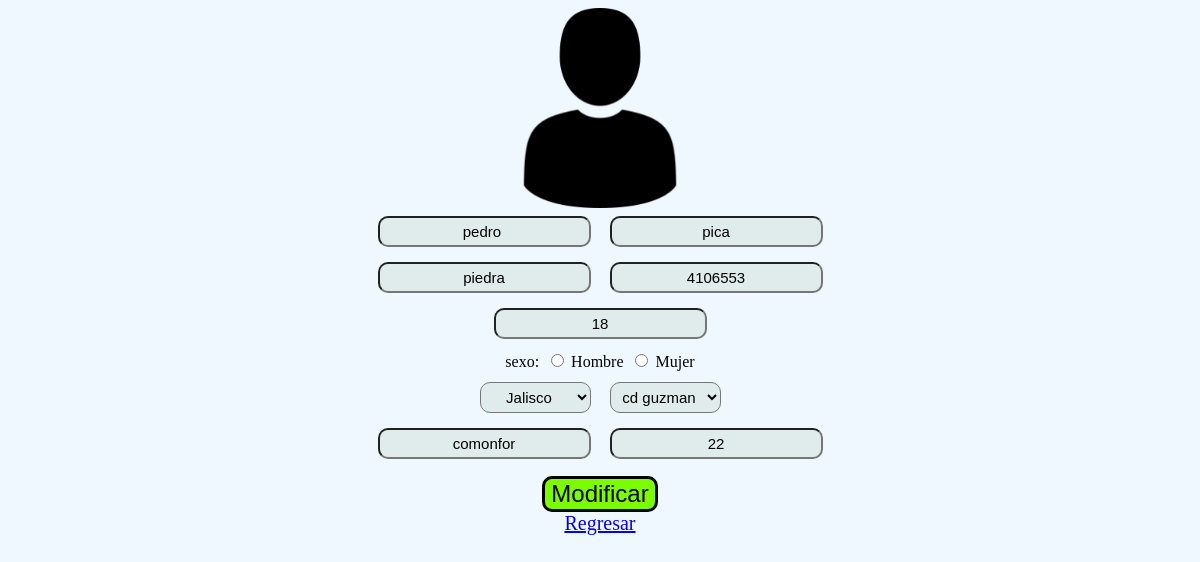
The app's page /doctor/modificarDoctor.php (signed in) with its own data.
### tables this page shows
CREATE TABLE `doctor` (
  `id_doctor` int(11) NOT NULL,
  `nombre` varchar(30) DEFAULT NULL,
  `paterno` varchar(15) DEFAULT NULL,
  `materno` varchar(15) DEFAULT NULL,
  `edad` int(11) DEFAULT NULL,
  `sexo` varchar(10) DEFAULT NULL,
  `estado` varchar(20) DEFAULT NULL,
  `ciudad` varchar(30) DEFAULT NULL,
  `calle` varchar(40) DEFAULT NULL,
  `numero` int(11) DEFAULT NULL,
  `correo` varchar(50) DEFAULT NULL,
  `pass` varchar(20) DEFAULT NULL,
  `telefono` varchar(15) DEFAULT NULL
);

### doctor/modificarDoctor.php (the view, shortened to what this page needs)
<?php
    $usuario=$_SESSION['usuario'];
    include "../conexion.php";
    $consulta = "SELECT*FROM doctor WHERE correo='$usuario'";
    $resultado=mysqli_query($conexion,$consulta);
    $row = mysqli_fetch_array($resultado);
    $nombre = $row['nombre'];
    $paterno = $row['paterno'];
    $materno = $row['materno'];
    $edad = $row['edad'];
    $sexo = $row['sexo'];
    $calle = $row['calle'];
    $numero = $row['numero'];
    $telefono = $row['telefono'];
?>
<!DOCTYPE html>
<html lang="es">
<head>
    <link rel="stylesheet" href="../../css/doctor/modificarDoctor.css">
</head>
<body>
    <form action="modificarDoctor.php?id=<?php echo $_GET['id']; ?>" method="POST" onsubmit="return modificar();">
        <div class="title">
            <img src="../../img/usuario-hombre.png" alt="">
        </div>
        <section class="doctor">
            <div >
                <input id="nombre" class="texto" type="text" placeholder="Nombre" name="nombre"
                value="<?php echo $nombre?>">
                <input id="materno" class="texto" type="text" placeholder="Apellido Materno" name="materno"
                value="<?php echo $materno;?>">
            </div>
            <div>
                <input id="paterno" class="texto" type="text" placeholder="Apellido Paterno" name="paterno"
                value="<?php echo $paterno;?>">
                <input id="telefono" class="texto" type="text" placeholder="Telefono" name="telefono"
                value="<?php echo $telefono;?>">
            </div>
        </section>
        <div class="edad">
            <input id="edad" class="texto" type="text" placeholder="Edad" name="edad"
            value="<?php echo $edad;?>">
        </div>
        <div class="sexo">
            <label for="">sexo:
                <input id="sexo" class="texto"type="radio" name="sexo" value="Hombre"
                value="<?php echo $sexo;?>">Hombre
                <input id="sexo" class="texto" type="radio" name="sexo" value="Mujer"
                value="<?php echo $sexo;?>">Mujer
            </label>
        </div>
        <section class="estado">
            <div>
                <select class="texto" name="estado" id="estado">
                    <option value="jalisco">Jalisco</option>
                </select>
                <select class="texto" name="ciudad" id="ciudad">
                    <option value="cd guzman">cd guzman</option>
                </select>
            </div>
        </section>
        <section class="demas">
            <div class="calle">
                <input id="calle" class="texto" type="text" placeholder="Calle de la ciudad" name="calle"
                value="<?php echo $calle;?>">
                <input id="numero" class="texto" type="text" placeholder="Numero de la calle" name="numero"
                value="<?php echo $numero;?>">
            </div>
            <input id="modificar" class="boton"type="submit" value="Modificar" name="boton">
            <a href="./gestionarDoctor.php">Regresar</a>
        </section>
    </form>
    </body>
</html>

### css/doctor/modificarDoctor.css (style rules this page uses)
body { display: grid; grid-template: auto/ 1fr; background-color: aliceblue; grid-gap: 1em; }
.title { grid-column-start: 1; grid-column-end: 2; display: grid; justify-items: center; }
.doctor { grid-column-start: 1; grid-column-end: 2; display: grid; justify-items: center; }
.edad { grid-column-start: 1; grid-column-end: 2; display: grid; justify-items: center; }
.sexo { grid-column-start: 1; grid-column-end: 2; display: grid; justify-items: center; }
.estado { grid-column-start: 1; grid-column-end: 2; display: grid; justify-items: center; }
.demas { grid-column-start: 1; grid-column-end: 2; display: grid; justify-items: center; }
.texto { font-size: 15px; padding: 5px; color: black; background-color: hsl(180, 20%, 90%); text-align: center; margin:0.5em; border-radius: 10px; }
img { margin: auto; height: 200px; width: 200px; }
.boton { color: black; background-color:lawngreen; border-radius: 10px; border-right-color: black; border:solid black; margin-top: 10px; font-size: 1.5em; grid-column-start: 1; grid-column-end: 2; display: grid; justify-items: center; }
a { margin-bottom:10px; font-size: 20px; }

### records on screen
doctor: nombre "pedro", materno "pica", paterno "piedra", telefono "4106553", edad "18", calle "comonfor", numero "22"
